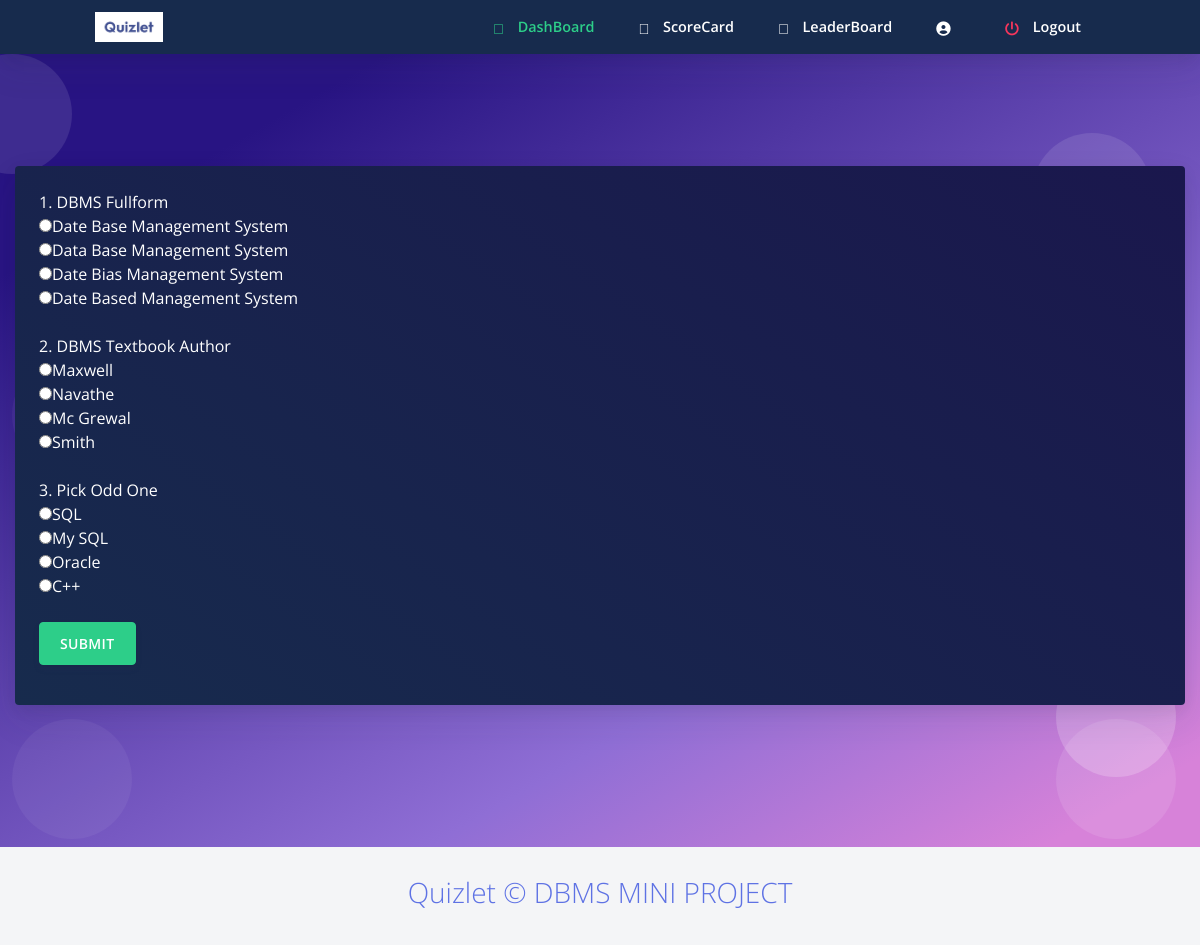
The app's page /takeq.php?qid=1 with its own data.
### tables this page shows
CREATE TABLE `questions` (
  `qs` varchar(200) NOT NULL,
  `op1` varchar(30) NOT NULL,
  `op2` varchar(30) NOT NULL,
  `op3` varchar(30) NOT NULL,
  `op4` varchar(255) NOT NULL,
  `quizid` int(11) NOT NULL,
  `question_id` int(20) NOT NULL,
  `answers` varchar(255) NOT NULL
);

### takeq.php (the view, shortened to what this page needs)
<html>
<?php require ("header.php");?>
<?php
require_once 'sql.php';
                $conn = mysqli_connect($host, $user, $ps, $project);if (!$conn) {
    echo "<script>alert(\"Database error retry after some time !\")</script>";
}
?>
  <body class="bg-white" id="top">
    <nav
      id="navbar-main"
      class="
        navbar navbar-main navbar-expand-lg
        bg-default
        navbar-light
        position-sticky
        top-0
        shadow
        py-0
      "
    >
      <div class="container">
        <ul class="navbar-nav navbar-nav-hover align-items-lg-center">
          <li class="nav-item dropdown">
            <a href="index.php" class="navbar-brand mr-lg-5 text-white">
                               <img src="assets/img/navbar.jpg" />
            </a>
          </li>
        </ul>
        <div class="navbar-collapse collapse bg-default" id="navbar_global">
          <ul class="navbar-nav align-items-lg-center ml-auto">
				 <li class="nav-item">
              <a href="homestud.php" class="nav-link">
                <span class="text-success nav-link-inner--text font-weight-bold"
                  ><i class="text-success fad fa-home"></i> DashBoard</span
                >
              </a>
            </li>
			 <li class="nav-item">
              <a href="studscorecard.php" class="nav-link">
                <span class="text-white nav-link-inner--text font-weight-bold"
                  ><i class="text-white fad fa-poll"></i> ScoreCard</span
                >
              </a>
            </li>
			 <li class="nav-item">
              <a href="studleaderboard.php" class="nav-link">
                <span class="text-white nav-link-inner--text font-weight-bold"
                  ><i class="text-white fad fa-award"></i> LeaderBoard</span
                >
              </a>
            </li>
			 <li class="nav-item">
              <a href="studprofile.php" class="nav-link">
                <span class="text-white nav-link-inner--text font-weight-bold"
                  ><i class="text-white fas fa-user-circle"></i> <?php echo $dbname ?></span
                >
              </a>
            </li>
		   <li class="nav-item">
              <a href="logout.php" class="nav-link">
                <span class="text-white nav-link-inner--text font-weight-bold"
                  ><i class="text-danger fas fa-power-off"></i> Logout</span
                >
              </a>
            </li>
          </ul>
        </div>
      </div>
    </nav>
  <section class="section section-shaped section-lg">
    <div class="shape shape-style-1 shape-primary">
      <span></span>
      <span></span>
      <span></span>
      <span></span>
      <span></span>
      <span></span>
      <span></span>
      <span></span>
      <span></span>
      <span></span>
    </div>
<div class="container-fluid">
<div class="row">
            <div class="col-sm-12 mb-3">
              <div class="card card-body bg-gradient-default text-white mt-3">
<?php
if (isset($_GET["qid"])) {
  $qid = $_GET["qid"];
  $sql = "select * from questions where quizid='{$qid}'";
  $res = mysqli_query($conn, $sql);
  if ($res) {
    if (mysqli_num_rows($res) == 0) {
      echo "No questions found under this quiz please come later";
    } else {
      $i = 1;
      $j = 0;
      echo "<form method=\"POST\" class=\" form-group\">";
      while ($row = mysqli_fetch_assoc($res)) {
        echo $i . ". " . $row["qs"] . "<br>";
        echo "<input class=\" \" type=\"radio\" value=\"" .$row["op1"] . "\" name=\"ans" . $i . $j . "\">" . $row["op1"] . "<br>";
        echo "<input type=\"radio\" value=\"" . $row["op2"] . "\" name=\"ans" . $i . $j . "\">" . $row["op2"] . "<br>";
        echo "<input type=\"radio\" value=\"" . $row["op3"] . "\"name=\"ans" . $i . $j . "\">" . $row["op3"] . "<br>";
        echo "<input type=\"radio\"value=\"" . $row["op4"] . "\" name=\"ans" . $i . $j . "\">" . $row["op4"] . "<br><br>";
        $i++;
      }
      echo "<input id=\"btn\" type=\"submit\" name=\"submit\" value=\"submit\"  class=\" btn btn-success \">";
      echo "</form>";
    }
  } else {
    echo "error" . mysqli_error($conn) . ".";
  }
} ?>
                  </div>
                </div>
              </div>
 </div>
 </section>
    <?php require("footer.php");?>
</body>
</html>

### header.php (shortened to what this page needs)
<head>
	<link rel="stylesheet" href="https://stackpath.bootstrapcdn.com/bootstrap/4.3.1/css/bootstrap.min.css"
>
	<link rel="stylesheet" href="https://pro.fontawesome.com/releases/v5.10.0/css/all.css"
/>
  <link href="https://use.fontawesome.com/releases/v5.0.6/css/all.css" rel="stylesheet">
  <link rel="stylesheet" href="assets/css/creativetim.min.css" type="text/css">
</head>

### footer.php (shortened to what this page needs)
<footer class="footer " id="bottom">
           <h3 class="text-primary text-center font-weight-light mb-2">Quizlet &copy; DBMS MINI PROJECT</h3>
                             </footer>

### records on screen
questions: qs "DBMS Fullform", op1 "Date Base Management System", op2 "Data Base Management System", op3 "Date Bias Management System", op4 "Date Based Management System"
questions: qs "DBMS Textbook Author", op1 "Maxwell", op2 "Navathe", op3 "Mc Grewal", op4 "Smith"
questions: qs "Pick Odd One", op1 "SQL", op2 "My SQL", op3 "Oracle", op4 "C++"
